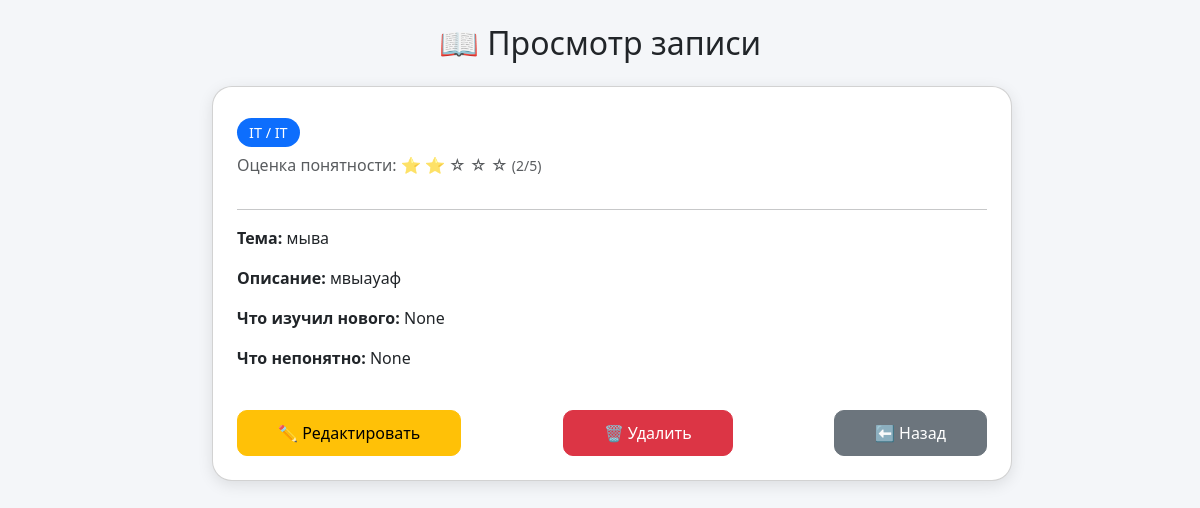
The app's page /note/4/ with its own data.
### notes/models.py (models this page shows, shortened)
class Note(models.Model):
    CATEGORY_CHOICES = [
        ('IT', 'IT'),
        ('Языки', 'Языки'),
    ]
    SUBCATEGORY_CHOICES = [
        ('Веб-разработка', 'Веб-разработка'),
        ('Компьютерная безопасность', 'Компьютерная безопасность'),
        ('Компьютерные сети', 'Компьютерные сети'),
        ('Python', 'Python'),
        ('C++', 'C++'),
        ('Английский', 'Английский'),
        ('Корейский', 'Корейский'),
        ('Японский', 'Японский')
    ]
    title = models.CharField(max_length=255, verbose_name='Тема')
    category = models.CharField(max_length=20, choices=CATEGORY_CHOICES, verbose_name='Категория')
    subcategory = models.CharField(max_length=50, choices=SUBCATEGORY_CHOICES, verbose_name='Подкатегория')
    description = models.TextField(verbose_name='Описание')
    understanding = models.IntegerField(choices=[(i, str(i)) for i in range(1, 6)], verbose_name='Понятность')
    what_learned = models.TextField(blank=True, null=True, verbose_name='Что я изучил нового')
    what_not_understood = models.TextField(blank=True, null=True, verbose_name='Что непонятно')

### notes/views.py (the view)
# urls.py: path('note/<int:note_id>/', views.view_note, name='view_note'),
def view_note(request, note_id):
    note = get_object_or_404(Note, id=note_id)
    return render(request, 'notes/view_note.html', {'note': note})

### notes/templates/notes/view_note.html (shortened to what this page needs)
<!DOCTYPE html>
<html lang="ru">
<head>
    <link href="https://cdn.jsdelivr.net/npm/bootstrap@5.3.2/dist/css/bootstrap.min.css" rel="stylesheet">
</head>
<body>
<div class="container py-4">
    <h2 class="text-center mb-4">📖 Просмотр записи</h2>
    <div class="card p-4">
        <h3>{{ note.topic }} <span class="category-badge">{{ note.category }} / {{ note.subcategory }}</span></h3>
        <p class="text-muted">Оценка понятности:
            {% with u=note.understanding|default:0 %}
                {% for _ in "12345" %}
                    {% if forloop.counter <= u %}⭐{% else %}☆{% endif %}
                {% endfor %}
                <small>({{ u }}/5)</small>
            {% endwith %}
        </p>
        <hr>
        <p><strong>Тема:</strong> {{note.title}}</p>
        <p><strong>Описание:</strong> {{ note.description }}</p>
        <p><strong>Что изучил нового:</strong> {{note.what_learned}}</p>
        <p><strong>Что непонятно:</strong> {{note.what_not_understood}}</p>
        <div class="mt-4 d-flex justify-content-between">
            <a href="{% url 'edit_note' note.id %}" class="btn btn-warning btn-custom">✏ Редактировать</a>
            <a href="{% url 'delete_note' note.id %}" class="btn btn-danger btn-custom">🗑 Удалить</a>
            <a href="{% url 'home' %}" class="btn btn-secondary btn-custom">⬅ Назад</a>
        </div>
    </div>
</div>
</body>
</html>

### notes/templates/notes/view_note.html (style rules this page uses)
body { background: #f4f6f9; }
.card { left: 170px; width: 800px; border-radius: 20px; box-shadow: 0px 4px 15px rgba(0,0,0,0.1); }
.btn-custom { border-radius: 10px; padding: 10px 40px; }
.category-badge { font-size: 0.9rem; background: #0d6efd; color: white; padding: 5px 12px; border-radius: 15px; }

### records on screen
Note: category "IT", subcategory "IT", understanding 2 (drawn), title "мыва", description "мвыауаф", what_learned "None", what_not_understood "None"

### other values on screen
{{ u }} "2"
